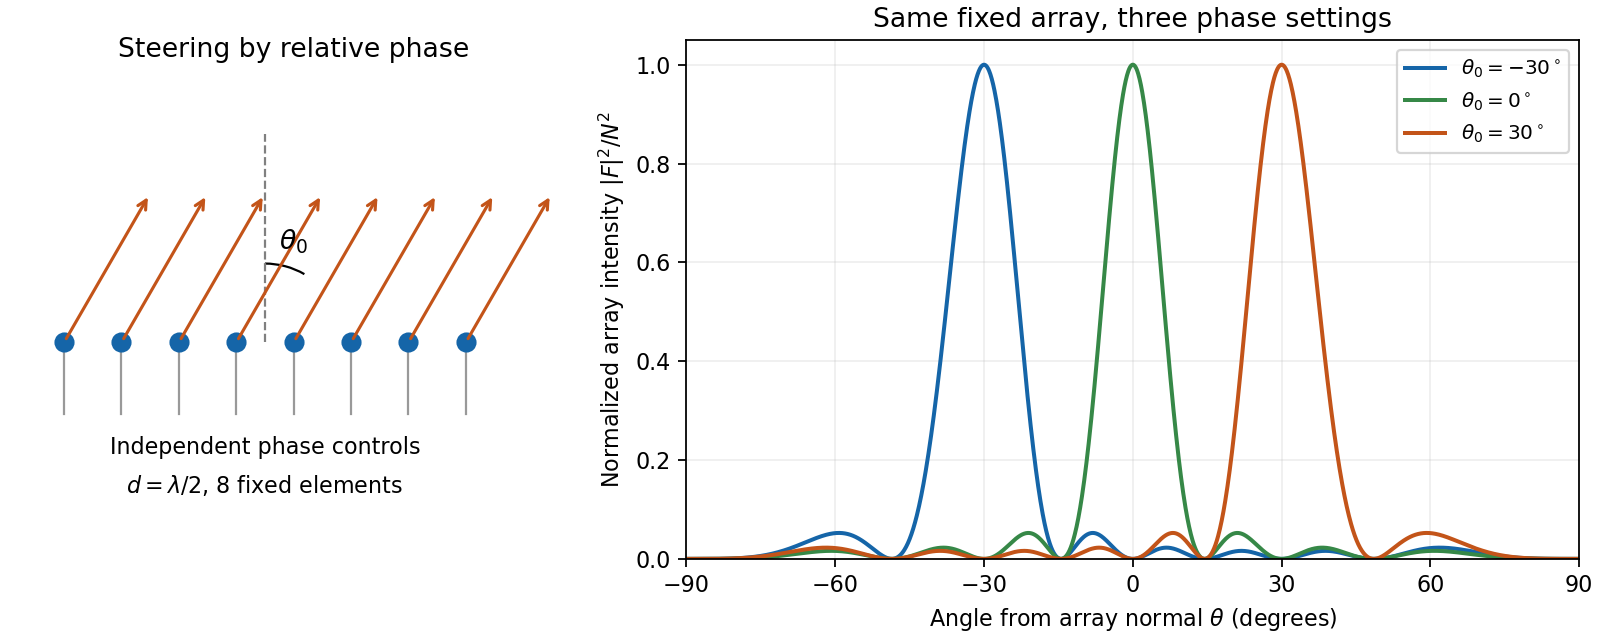

Recreate this plot in Python.
"""Original phased-array diagram and patterns; Python 3.14, NumPy, Matplotlib."""
import numpy as np
import matplotlib

matplotlib.use("Agg")
import matplotlib.pyplot as plt
from matplotlib.patches import Arc

fig, (diagram, pattern) = plt.subplots(1, 2, figsize=(10, 4), layout="constrained", facecolor="white", gridspec_kw={"width_ratios": [0.9, 1.4]})
positions = (np.arange(8) - 3.5) * 0.4
diagram.scatter(positions, np.zeros(8), s=65, color="#1565a8", zorder=3)
for x in positions:
    diagram.plot([x, x], [-0.5, -0.07], color="0.6", lw=1)
    diagram.annotate("", (x + 0.6, 1.04), (x, 0), arrowprops={"arrowstyle": "->", "color": "#c35419", "lw": 1.4})
diagram.plot([0, 0], [0, 1.45], "--", color="0.5", lw=1)
diagram.add_patch(Arc((0, 0), 1.1, 1.1, theta1=60, theta2=90, color="black"))
diagram.text(0.1, 0.65, r"$\theta_0$", fontsize=12)
diagram.text(0, -0.78, "Independent phase controls", ha="center", fontsize=10)
diagram.text(0, -1.05, r"$d=\lambda/2$, 8 fixed elements", ha="center", fontsize=10)
diagram.set(xlim=(-1.8, 2.2), ylim=(-1.3, 1.9), title="Steering by relative phase")
diagram.set_aspect("equal")
diagram.axis("off")
theta = np.linspace(-np.pi / 2, np.pi / 2, 2001)
indices = np.arange(8)
for steering, color in [(-30, "#1565a8"), (0, "#368847"), (30, "#c35419")]:
    chi = np.pi * (np.sin(np.deg2rad(steering)) - np.sin(theta))
    array_factor = np.exp(1j * indices[:, None] * chi).sum(axis=0)
    pattern.plot(np.rad2deg(theta), np.abs(array_factor / 8) ** 2, color=color, lw=1.8, label=rf"$\theta_0={steering}^\circ$")
pattern.set(xlim=(-90, 90), ylim=(0, 1.05), xlabel=r"Angle from array normal $\theta$ (degrees)", ylabel=r"Normalized array intensity $|F|^2/N^2$", title="Same fixed array, three phase settings")
pattern.set_xticks(np.arange(-90, 91, 30))
pattern.grid(alpha=0.2)
pattern.legend(fontsize=9)
fig.savefig("2017-q2-phased-array.png", dpi=160, facecolor="white")
plt.close(fig)
